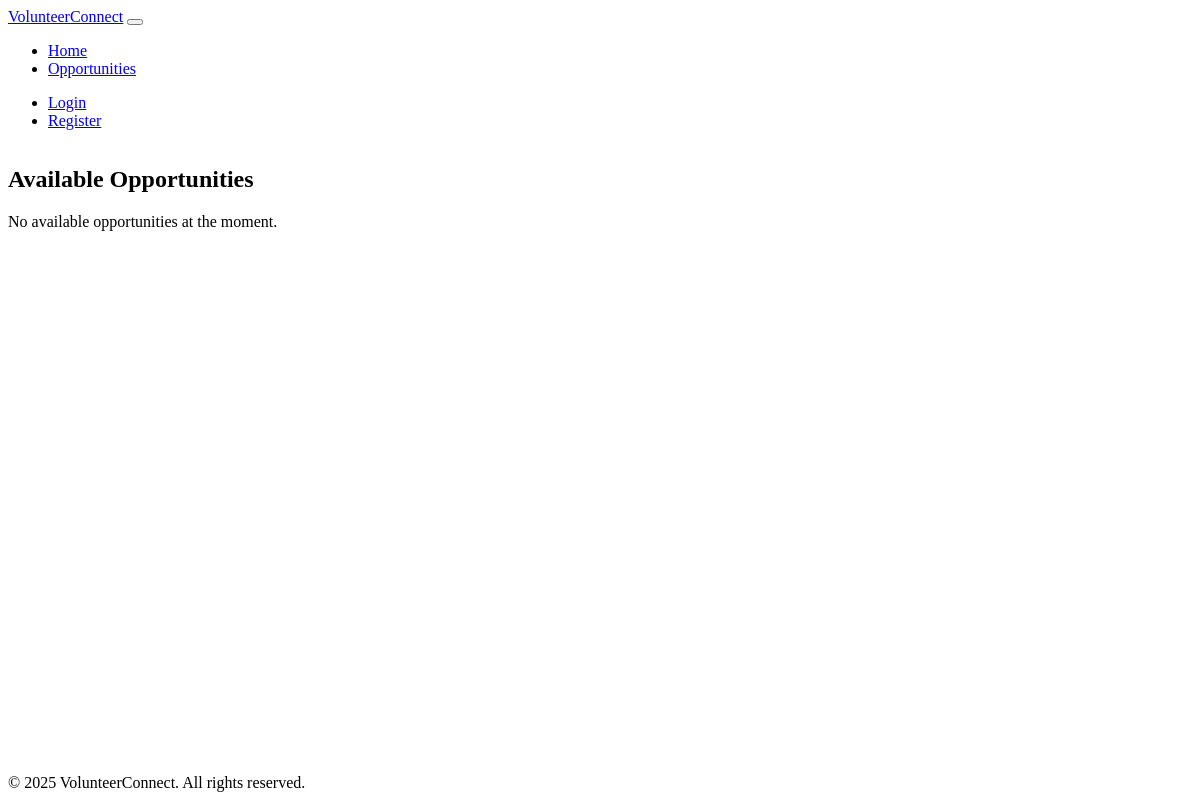
The page /opportunities/opportunities/ on the database as committed earlier.
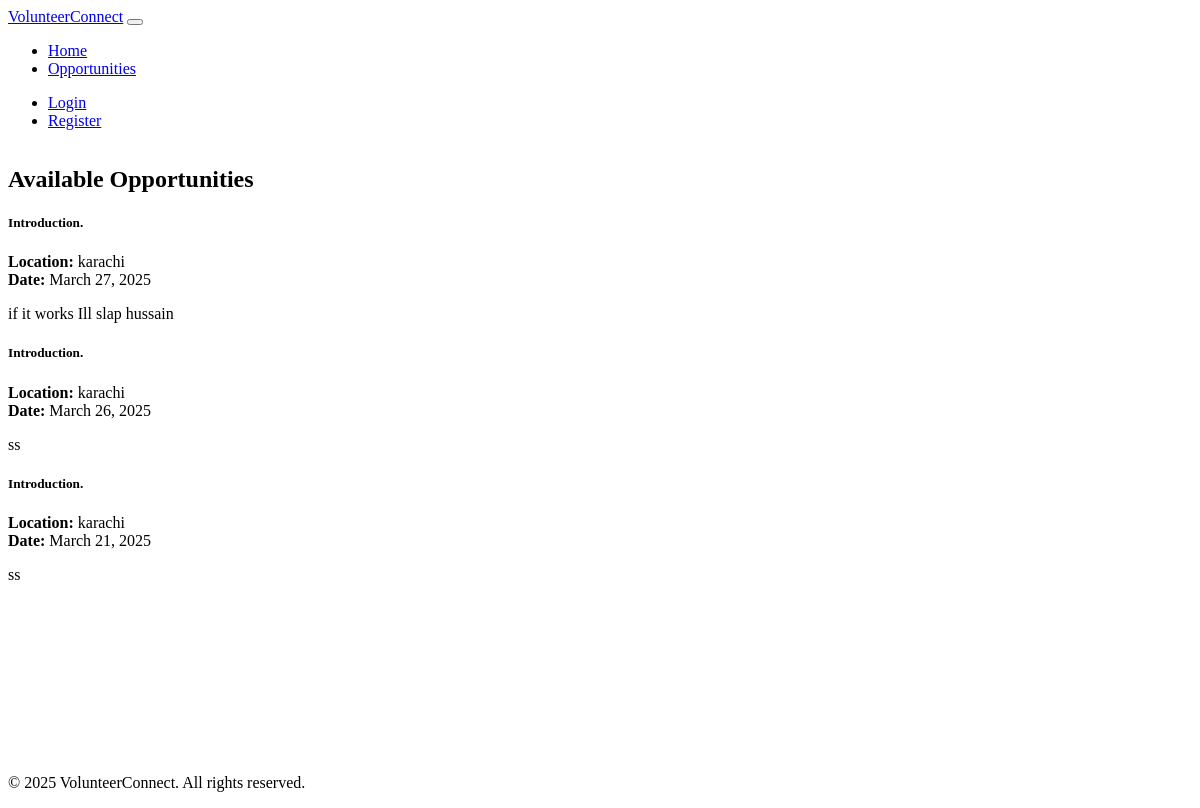
The same page on the database as committed later.
### opportunities/models.py (models this page shows)
class Opportunity(models.Model):
    STATUS_CHOICES = [
        ('open', 'Open'),
        ('closed', 'Closed'),
        ('removed', 'Removed'),
    ]
    CONTENT_STATUS_CHOICES = [
        ('active', 'Active'),
        ('flagged', 'Flagged'),
        ('removed', 'Removed'),
    ]
    ngo = models.ForeignKey(NGOProfile, on_delete=models.CASCADE, related_name='opportunities')
    title = models.CharField(max_length=200)
    description = models.TextField()
    location = models.CharField(max_length=200)
    date = models.DateTimeField()
    required_skills = models.CharField(max_length=500, blank=True, null=True)
    status = models.CharField(max_length=20, choices=STATUS_CHOICES, default='open')
    content_status = models.CharField(max_length=20, choices=CONTENT_STATUS_CHOICES, default='active')
    moderation_reason = models.CharField(max_length=100, blank=True, null=True)
    created_at = models.DateTimeField(default=now)
    def __str__(self):
        return self.title

### opportunities/views.py (the view)
# urls.py: path('opportunities/', include('opportunities.urls')),
def opportunities(request):
    opportunities = Opportunity.objects.filter(status='open', content_status='active')
    print("Opportunities in view:", opportunities)  # Debugging
    locations = sorted(set(opportunity.location for opportunity in opportunities))
    return render(request, 'list.html', {
        'opportunities': opportunities,
        'locations': locations
    })

### opportunities/templates/list.html (shortened to what this page needs)
{% extends 'base.html' %}
{% load static %}
{% block content %}
<main class="container my-4">
    <section class="opportunities-list py-5">
        <h2 class="text-center mb-4">Available Opportunities</h2>
        {% if opportunities %}
            <div class="row row-cols-1 row-cols-md-2 row-cols-lg-3 g-4">
                {% for opportunity in opportunities %}
                    <div class="col">
                        <div class="card shadow-sm h-100">
                            <div class="card-body">
                                <h5 class="card-title text-primary">{{ opportunity.title }}</h5>
                                <p class="card-text">
                                    <strong>Location:</strong> {{ opportunity.location }}<br>
                                    <strong>Date:</strong> {{ opportunity.date|date:"F d, Y" }}
                                </p>
                                <p class="card-text text-muted">
                                    {{ opportunity.description|truncatechars:100 }}
                                </p>
                            </div>
                        </div>
                    </div>
                {% endfor %}
            </div>
        {% else %}
            <div class="text-center">
                <p class="lead text-muted">No available opportunities at the moment.</p>
            </div>
        {% endif %}
    </section>
</main>
{% endblock %}

### authentication/templates/base.html (shortened to what this page needs)
{% load static %}
<!DOCTYPE html>
<html lang="en" data-bs-theme="dark">
<head>
    <link rel="stylesheet" href="https://cdn.replit.com/agent/bootstrap-agent-dark-theme.min.css">
    <link rel="stylesheet" href="https://cdn.jsdelivr.net/npm/feather-icons/dist/feather.min.css">
    <link href="https://cdn.jsdelivr.net/npm/bootstrap-icons@1.7.2/font/bootstrap-icons.css" rel="stylesheet">
    <link rel="stylesheet" href="{% static 'css/custom.css' %}">
</head>
<body>
    <div class="wrapper">
    <nav class="navbar navbar-expand-lg navbar-dark bg-dark">
        <div class="container">
            <a class="navbar-brand" href="{% url 'authentication:home' %}">VolunteerConnect</a>
            <button class="navbar-toggler" type="button" data-bs-toggle="collapse" data-bs-target="#navbarNav">
            </button>
            <div class="collapse navbar-collapse" id="navbarNav">
                <ul class="navbar-nav me-auto">
                <li class="nav-item">
                    <a class="nav-link" href="{% url 'authentication:home' %}" >Home</a>
                </li>
                <li class="nav-item">
                    <a class="nav-link" href="{% url 'opportunities:opportunities' %}">Opportunities</a>
                </li>
                </ul>
                <ul class="navbar-nav">
                    {% if request.user.is_authenticated %}
                        <li class="nav-item dropdown">
                            <a class="nav-link dropdown-toggle" href="#" id="navbarDropdown" role="button" data-bs-toggle="dropdown">
                                <i class="bi bi-person-circle"></i> {{ request.user.name }}
                            </a>
                            <ul class="dropdown-menu dropdown-menu-end">
                                <li><a class="dropdown-item" href="">Profile</a></li>
                                <li><hr class="dropdown-divider"></li>
                                <li><a class="dropdown-item" href="{% url 'authentication:logout' %}">Logout</a></li>
                            </ul>
                        </li>
                    {% else %}
                        <li class="nav-item">
                            <a class="nav-link" href="{% url 'authentication:login' %}">Login</a>
                        </li>
                        <li class="nav-item">
                            <a class="nav-link" href="{% url 'authentication:register' %}">Register</a>
                        </li>
                    {% endif %}
                </ul>
            </div>
        </div>
    </nav>
    <main class="container my-4 content">
        {% block content %}{% endblock %}
    </main>
    <footer class="bg-dark py-4 mt-5">
        <div class="container text-center">
            <p class="mb-0 text-muted">© 2025 VolunteerConnect. All rights reserved.</p>
        </div>
    </footer>
    </div>
</body>
</html>

### static/css/custom.css (style rules this page uses)
html, body { height: 100%; }
.wrapper { display: flex; flex-direction: column; min-height: 100vh; }
.content { flex: 1; }
footer { width: 100%; }

Rows that differ between the two databases and show on the page:
added Opportunity: title "Introduction.", location "karachi", date "March 27, 2025", description "if it works Ill slap hussain"
added Opportunity: title "Introduction.", location "karachi", date "March 26, 2025", description "ss"
added Opportunity: title "Introduction.", location "karachi", date "March 21, 2025", description "ss"
Other text that changed with them:
text no longer shown: "No available opportunities at the moment."
